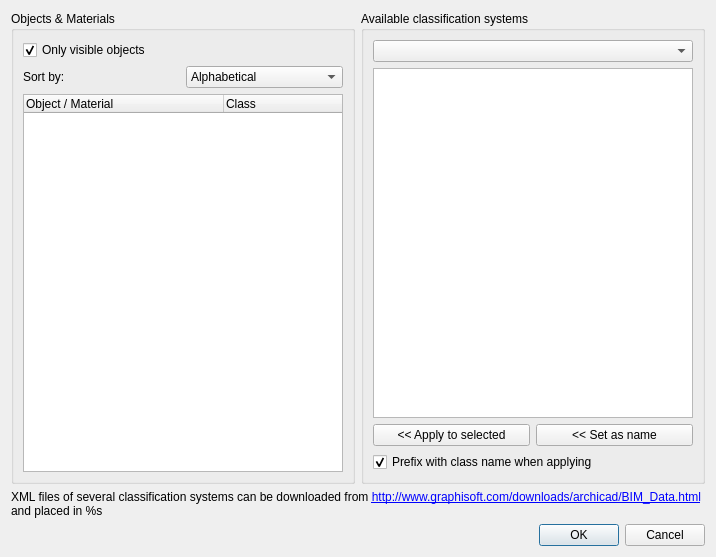
<?xml version="1.0" encoding="UTF-8"?>
<ui version="4.0">
 <class>Dialog</class>
 <widget class="QDialog" name="Dialog">
  <property name="geometry">
   <rect>
    <x>0</x>
    <y>0</y>
    <width>716</width>
    <height>557</height>
   </rect>
  </property>
  <property name="windowTitle">
   <string>Classification manager</string>
  </property>
  <layout class="QVBoxLayout" name="verticalLayout">
   <item>
    <layout class="QHBoxLayout" name="horizontalLayout">
     <item>
      <widget class="QGroupBox" name="groupMaterials">
       <property name="minimumSize">
        <size>
         <width>300</width>
         <height>0</height>
        </size>
       </property>
       <property name="maximumSize">
        <size>
         <width>16777215</width>
         <height>16777215</height>
        </size>
       </property>
       <property name="title">
        <string>Objects &amp;&amp; Materials</string>
       </property>
       <layout class="QVBoxLayout" name="verticalLayout_2">
        <item>
         <widget class="QCheckBox" name="onlyVisible">
          <property name="text">
           <string>Only visible objects</string>
          </property>
          <property name="checked">
           <bool>true</bool>
          </property>
         </widget>
        </item>
        <item>
         <layout class="QHBoxLayout" name="horizontalLayout_4">
          <item>
           <widget class="QLabel" name="label">
            <property name="text">
             <string>Sort by:</string>
            </property>
           </widget>
          </item>
          <item>
           <widget class="QComboBox" name="groupMode">
            <item>
             <property name="text">
              <string>Alphabetical</string>
             </property>
             <property name="icon">
              <iconset theme="format-text-direction-ltr">
               <normaloff/>
              </iconset>
             </property>
            </item>
            <item>
             <property name="text">
              <string>IFC type</string>
             </property>
             <property name="icon">
              <iconset theme="application-drawing">
               <normaloff/>
              </iconset>
             </property>
            </item>
            <item>
             <property name="text">
              <string>Material</string>
             </property>
            </item>
            <item>
             <property name="text">
              <string>Model structure</string>
             </property>
            </item>
           </widget>
          </item>
         </layout>
        </item>
        <item>
         <widget class="QTreeWidget" name="treeObjects">
          <property name="horizontalScrollBarPolicy">
           <enum>Qt::ScrollBarAlwaysOff</enum>
          </property>
          <property name="selectionMode">
           <enum>QAbstractItemView::ExtendedSelection</enum>
          </property>
          <property name="autoExpandDelay">
           <number>-1</number>
          </property>
          <attribute name="headerCascadingSectionResizes">
           <bool>true</bool>
          </attribute>
          <attribute name="headerDefaultSectionSize">
           <number>200</number>
          </attribute>
          <attribute name="headerStretchLastSection">
           <bool>true</bool>
          </attribute>
          <column>
           <property name="text">
            <string>Object / Material</string>
           </property>
          </column>
          <column>
           <property name="text">
            <string>Class</string>
           </property>
          </column>
         </widget>
        </item>
       </layout>
      </widget>
     </item>
     <item>
      <widget class="QGroupBox" name="groupClasses">
       <property name="title">
        <string>Available classification systems</string>
       </property>
       <layout class="QVBoxLayout" name="verticalLayout_3">
        <item>
         <widget class="QComboBox" name="comboSystem">
          <property name="toolTip">
           <string>Classification systems found on this computer</string>
          </property>
         </widget>
        </item>
        <item>
         <layout class="QHBoxLayout" name="horizontalLayout_2"/>
        </item>
        <item>
         <widget class="QTreeWidget" name="treeClass">
          <attribute name="headerVisible">
           <bool>false</bool>
          </attribute>
          <column>
           <property name="text">
            <string notr="true">1</string>
           </property>
          </column>
         </widget>
        </item>
        <item>
         <layout class="QHBoxLayout" name="horizontalLayout_3">
          <item>
           <widget class="QPushButton" name="buttonApply">
            <property name="sizePolicy">
             <sizepolicy hsizetype="Minimum" vsizetype="Fixed">
              <horstretch>0</horstretch>
              <verstretch>0</verstretch>
             </sizepolicy>
            </property>
            <property name="minimumSize">
             <size>
              <width>16</width>
              <height>0</height>
             </size>
            </property>
            <property name="toolTip">
             <string>Apply the selected class to selected materials</string>
            </property>
            <property name="text">
             <string>&lt;&lt; Apply to selected</string>
            </property>
           </widget>
          </item>
          <item>
           <widget class="QPushButton" name="buttonRename">
            <property name="toolTip">
             <string>Use this class as material name</string>
            </property>
            <property name="text">
             <string>&lt;&lt; Set as name</string>
            </property>
           </widget>
          </item>
         </layout>
        </item>
        <item>
         <widget class="QCheckBox" name="checkPrefix">
          <property name="text">
           <string>Prefix with class name when applying</string>
          </property>
          <property name="checked">
           <bool>true</bool>
          </property>
         </widget>
        </item>
       </layout>
      </widget>
     </item>
    </layout>
   </item>
   <item>
    <widget class="QLabel" name="labelDownload">
     <property name="text">
      <string>&lt;html&gt;&lt;head/&gt;&lt;body&gt;&lt;p&gt;XML files of several classification systems can be downloaded from &lt;a href=&quot;http://www.graphisoft.com/downloads/archicad/BIM_Data.html&quot;&gt;&lt;span style=&quot; text-decoration: underline; color:#0000ff;&quot;&gt;http://www.graphisoft.com/downloads/archicad/BIM_Data.html&lt;/span&gt;&lt;/a&gt; and placed in %s&lt;/p&gt;&lt;/body&gt;&lt;/html&gt;</string>
     </property>
     <property name="wordWrap">
      <bool>true</bool>
     </property>
     <property name="openExternalLinks">
      <bool>true</bool>
     </property>
    </widget>
   </item>
   <item>
    <widget class="QDialogButtonBox" name="buttonBox">
     <property name="orientation">
      <enum>Qt::Horizontal</enum>
     </property>
     <property name="standardButtons">
      <set>QDialogButtonBox::Cancel|QDialogButtonBox::Ok</set>
     </property>
    </widget>
   </item>
  </layout>
 </widget>
 <resources/>
 <connections>
  <connection>
   <sender>buttonBox</sender>
   <signal>accepted()</signal>
   <receiver>Dialog</receiver>
   <slot>accept()</slot>
   <hints>
    <hint type="sourcelabel">
     <x>248</x>
     <y>254</y>
    </hint>
    <hint type="destinationlabel">
     <x>157</x>
     <y>274</y>
    </hint>
   </hints>
  </connection>
  <connection>
   <sender>buttonBox</sender>
   <signal>rejected()</signal>
   <receiver>Dialog</receiver>
   <slot>reject()</slot>
   <hints>
    <hint type="sourcelabel">
     <x>316</x>
     <y>260</y>
    </hint>
    <hint type="destinationlabel">
     <x>286</x>
     <y>274</y>
    </hint>
   </hints>
  </connection>
 </connections>
</ui>
